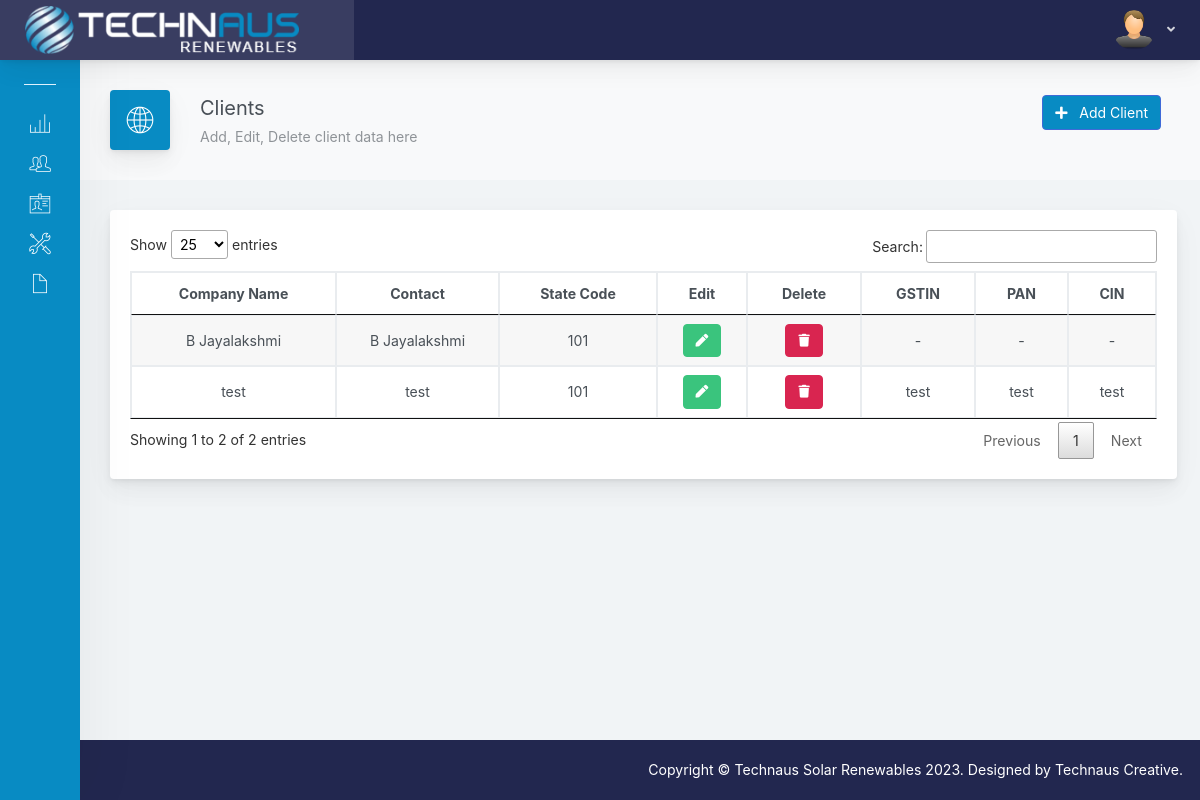
The page /admin_invoice/client_display.php (signed in) on the database its author committed.
### tables this page shows
CREATE TABLE `buyer_details` (
  `buyer_id` int(11) NOT NULL,
  `user_id` int(11) NOT NULL,
  `company_name` varchar(50) NOT NULL,
  `address` varchar(200) NOT NULL,
  `gst` varchar(20) NOT NULL,
  `code` int(11) NOT NULL,
  `buyer_name` varchar(50) NOT NULL,
  `pan` varchar(20) NOT NULL,
  `cin` varchar(50) NOT NULL
);

CREATE TABLE `statecode` (
  `state_id` int(11) NOT NULL,
  `user_id` int(11) NOT NULL,
  `name` varchar(50) NOT NULL,
  `code` int(11) NOT NULL
);

### admin_invoice/client_display.php (the view, shortened to what this page needs)
<?php
include 'includes/db.php';
include 'includes/header.php';
include 'includes/navbar.php';
$sql= "SELECT * FROM users WHERE email = '$username'";
        $sql_run = mysqli_query($con, $sql);
        $row_a = mysqli_fetch_assoc($sql_run);
        $user_id= $row_a['id'];
?>
<div class="app-main__outer">
 <div class="app-main__inner">
    <div class="app-page-title">
        <div class="page-title-wrapper">
           <div class="page-title-heading">
                <div class="page-title-icon">
                     <i class="pe-7s-global">
                    </i>
                </div>
                <div>Clients
                    <div class="page-title-subheading">Add, Edit, Delete client data here
                    </div>
                </div>
            </div>
            <div class="page-title-actions">
             <button style="font-size:14px;" type="button" class="btn mr-3 mb-3 btn-primary" data-toggle="modal" data-target="#addclient">
                                          <i class="fa fa-plus"></i>&nbsp;&nbsp;  Add Client
                                        </button>
            </div>
         </div>
    </div>
    <div class="tab-content">
        <div class="tab-pane tabs-animation fade show active" id="tab-content-0" role="tabpanel">
            <div class="main-card mb-3 card">
                <div class="card-body">
<?php
        $query = "SELECT * FROM buyer_details  WHERE user_id='$user_id' ORDER BY `buyer_details`.`buyer_id` DESC ";
        $query_run = mysqli_query($con, $query);
    ?>
      <table class="table table-striped table-bordered" id="table" >
        <thead align="center">
          <tr>
              <th>Company Name</th>
              <th>Contact</th>
              <th>State Code</th>
              <th>Edit</th>
              <th>Delete</th>
              <th>GSTIN</th>
              <th>PAN</th>
              <th>CIN</th>
          </tr>
        </thead>
        <tbody align="center">
        <?php
            while($row = mysqli_fetch_assoc($query_run))
            {
        $x=$row['code'];
        $query1 = mysqli_query($con, "SELECT * FROM statecode WHERE state_id='$x'");
        $row1 = mysqli_fetch_assoc($query1);
               ?>
          <tr>
            <td data-toggle="tooltip" title="Address: <?php  echo $row['address']; ?>"><?php  echo $row['company_name']; ?></td>
            <td><?php  echo $row['buyer_name']; ?></td>
            <td><?php  echo $row1['code']; ?></td>
            <td>
                <form action="client_edit.php" method="post">
                    <button  type="submit" name="edit_btn" class="btn btn-success"><i class="fa fa-pen"></i></button>
                </form>
            </td>
            <td>
            <button type="button" data-id1="<?php echo $row['buyer_id']; ?>" id="deleteclient" class="btn btn-danger"><i class="fa fa-trash"></i></button>
            </td>
            <td><?php if (empty($row['gst'])){ echo"-"; } else { echo $row['gst']; } ?></td>
            <td><?php if (empty($row['pan'])){ echo"-"; } else { echo $row['pan']; } ?></td>
            <td><?php if (empty($row['cin'])){ echo"-"; } else { echo $row['cin']; } ?></td>
          </tr>
          <?php
            }
        ?>
        </tbody>
      </table>
      </div>
             </div>
         </div>
     </div>
</div>
<?php
include('includes/footer.php');
?>

### rows shown on the page
buyer_details: company_name "B Jayalakshmi", buyer_name "B Jayalakshmi", statecode.code "101"
buyer_details: company_name "test", buyer_name "test", statecode.code "101", gst "test", pan "test", cin "test"
